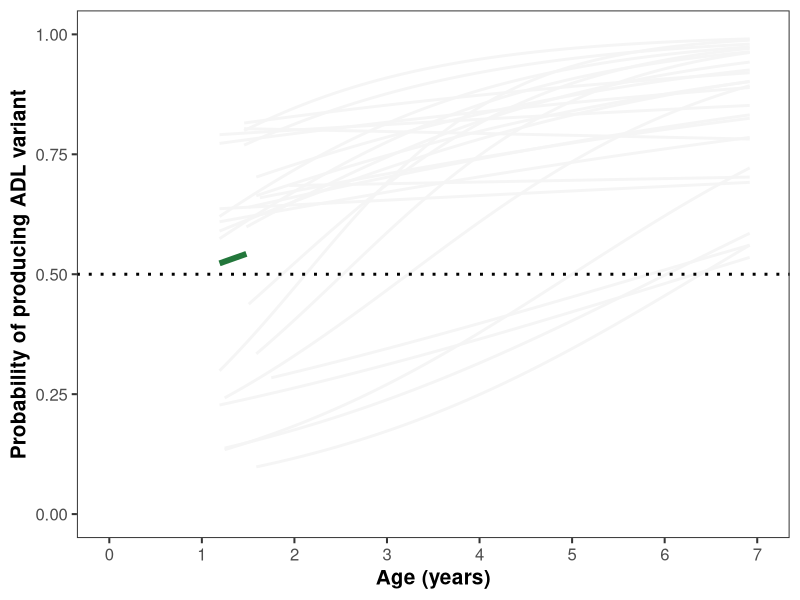
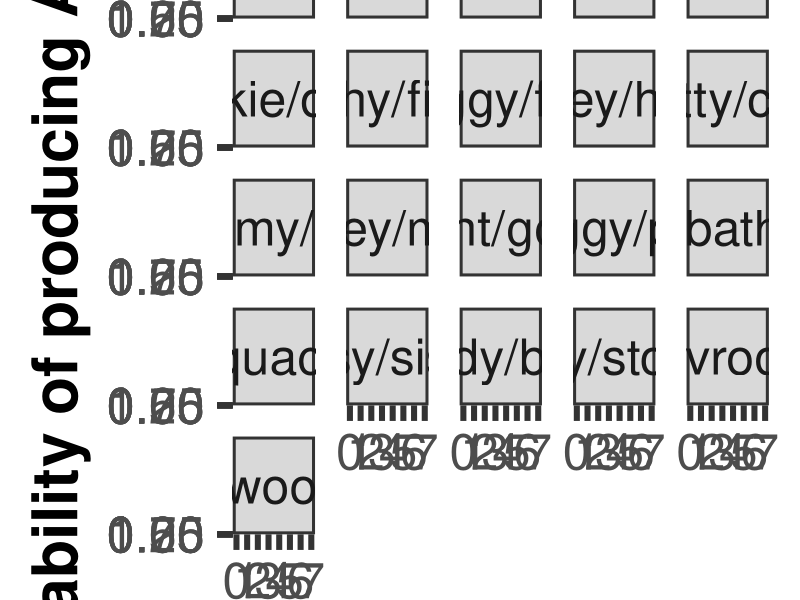

Here is the R script that generated these plots, in order: (Note: this script raises an error after producing the figures.)
library(here)
library(tidyverse)
library(lme4)
library(ggeffects)
library(broom.mixed)

# read in data
data <- read_csv("survey/anon-data/variant-probabilities.csv") %>%
  mutate(id = as.character(id))
metadata <- read_csv("item-metadata.csv")

# transform probabilities for binomial regression (0s and 1s for variant types)
model.data <- data %>%
  mutate(ADL = value, CDL = 100 - value)

model.data.CDL <- model.data[rep(seq(nrow(model.data)), model.data$CDL), ]
model.data.CDL <- model.data.CDL %>%
  select(id, age, pair, speaker) %>%
  mutate(variant = 0)

model.data.ADL <- model.data[rep(seq(nrow(model.data)), model.data$ADL), ]
model.data.ADL <- model.data.ADL %>%
  select(id, age, pair, speaker) %>%
  mutate(variant = 1)

model.data <- bind_rows(model.data.ADL, model.data.CDL) %>%
  # calculate age in months
  mutate(age = age/30.437) %>%
  left_join(select(metadata, pair, cogsci), by = "pair")

# set colors for plots
speaker.colors <- c("child" = "#23773B", 
                    "caregiver" = "#23C889")

model.outputs.list <- list()
shift.trends.list <- list()
switch.points.list <- list()
for (i in c("child", "caregiver")) {
  for (j in c("full", "cogsci")) {
    
    if (j == "cogsci") {
      model.input <- model.data %>%
        filter(speaker == i & cogsci == "y")
      
      fig.input <- model.data %>%
        filter(cogsci == "y")
      
      fig.height <- 10
    }
    else {
      model.input <- model.data %>%
        filter(speaker == i)
      
      fig.input <- model.data
      
      fig.height <- 20
    }
    
    # pre-registered model fails to converge
    # model even with simplified random effects structure 
    # (by-child or by-pair intercepts only) also fails to converge
    # model <- glmer(variant ~ scale(age) + (1 + scale(age) | pair) + (1 + scale(age) | id),
    #                data = model.input,
    #                family = binomial,
    #                control = glmerControl(optimizer = "bobyqa"))
    
    model.type <- paste0(i, "-", j)
    
    model <- glm(variant ~ scale(age), 
                 data = model.input, 
                 family = binomial)
    
    # store model output summary
    model.summary <- tidy(model) %>%
      filter(term == "scale(age)")
    
    # store model-predicted shift trajectory
    trend <- ggpredict(model, c("age [all]")) %>%
      mutate(model = model.type)
    
    # compute the age at which ADL variants are produced >50% of the time 
    xintercept <- trend %>%
      filter(predicted >= 0.5) %>%
      slice_head() %>%
      pull(x)
    
    model.outputs.list[[model.type]] <- model.summary
    shift.trends.list[[model.type]] <- trend
    switch.points.list[[model.type]] <- xintercept
    
    ggplot() + 
      geom_smooth(data = model.input,
                  aes(x = age/12, y = variant, group = pair),
                  method = "glm", method.args = list(family = "binomial"),
                  color = "#F5F5F5", se = FALSE) +
      geom_ribbon(data = trend,
                  aes(x = x/12, ymin = conf.low, ymax = conf.high),
                  fill = speaker.colors[i], alpha = 0.25) +
      geom_line(data = trend,
                aes(x = x/12, y = predicted), color = speaker.colors[i], size = 2) +
      scale_x_continuous(limits = c(0, 7), breaks = seq(0, 7, by = 1)) +
      labs(x = "Age (years)", y = "Probability of producing ADL variant") +
      geom_hline(yintercept = 0.5, linetype = "dotted", size = 1) +
      theme_test(base_size = 15) +
      theme(axis.title = element_text(face = "bold")) +
      coord_cartesian(ylim = c(0, 1))
      ggsave(paste0("survey/figs/", i, "-", j, ".png"), dpi = 300, height = 5, width = 6)
      
      fig.input %>%
      mutate(pair = str_replace(pair, "_", "/")) %>%
      ggplot(aes(x = age/12, y = variant, color = speaker, fill = speaker)) +
        facet_wrap(.~pair, ncol = 5) +
        geom_hline(yintercept = 0.5, linetype = "dotted", size = 1) +
        geom_smooth(method = "glm", method.args = list(family = "binomial"), size = 3) +
        scale_color_manual(values = speaker.colors) +
        scale_fill_manual(values = speaker.colors) +
        scale_x_continuous(limits = c(0, 7), breaks = seq(0, 7, by = 1)) +
        coord_cartesian(ylim = c(0, 1)) +
        labs(x = "Age (years)", y = "Probability of producing ADL variant",
             color = "Speaker", fill = "Speaker") +
        theme_test(base_size = 45) +
        theme(axis.title = element_text(face = "bold"), 
              legend.title = element_text(face = "bold"), 
              legend.position = "bottom")
      ggsave(paste0("survey/figs/bypair-shift-timing.png"), height = fig.height, width = 15, dpi = 300)
  }
}
model.outputs <- do.call(rbind, model.outputs.list) %>%
  rownames_to_column(var = "model") %>%
  write_csv("survey/model-outputs/glms.csv")

shift.trends <- do.call(rbind, shift.trends.list) %>%
  data.frame() %>%
  write_csv("survey/model-outputs/trend-lines.csv")

switch.points <- do.call(rbind, switch.points.list) %>%
  data.frame() %>%
  rownames_to_column(var = "model") %>%
  rename(., age = `.`) %>%
  write_csv("survey/model-outputs/switch-points.csv")
